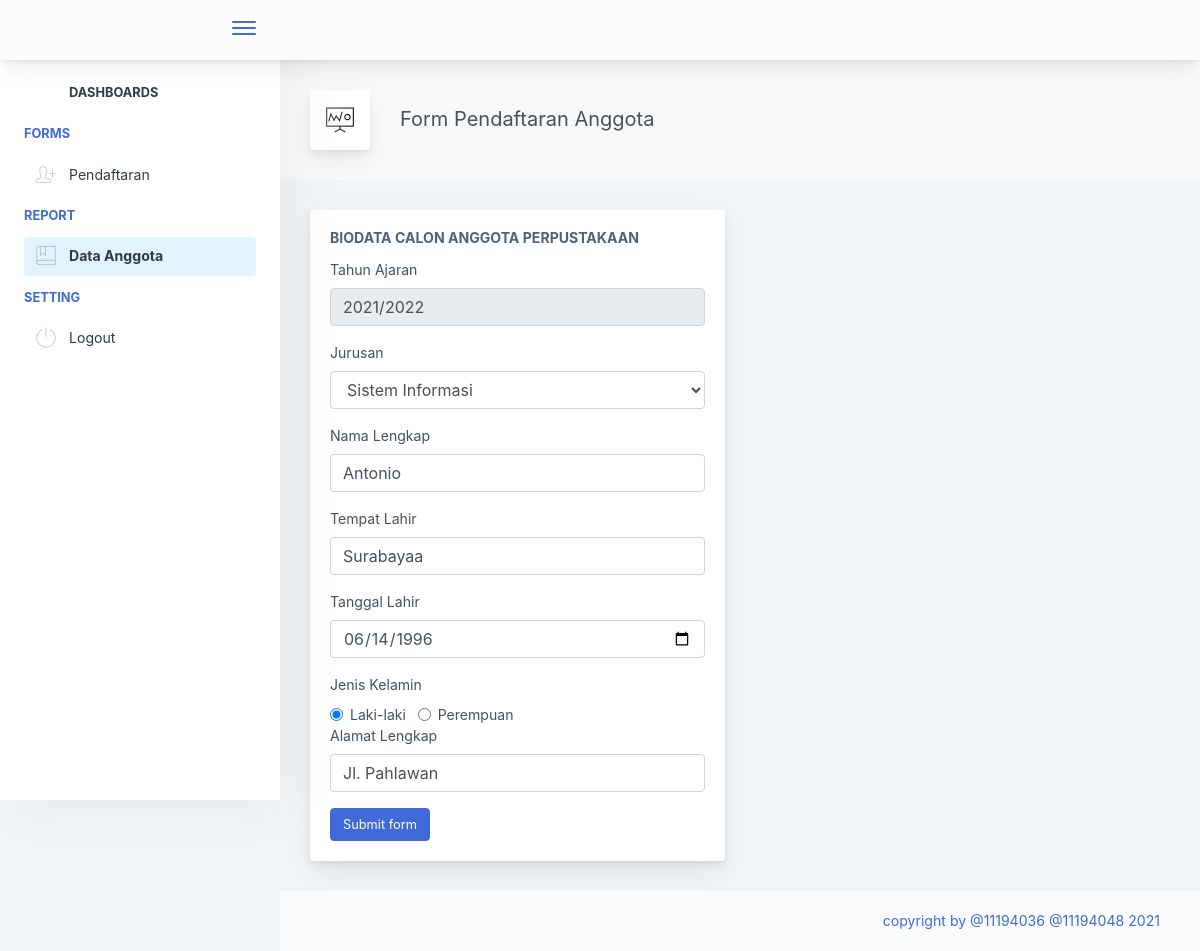
The page /crud-update-anggota.php?id=P202100011 on the database its author committed.
### tables this page shows
CREATE TABLE `anggota` (
  `id_anggota` char(10) NOT NULL,
  `tgl_daftar` date NOT NULL,
  `thn_ajaran` varchar(10) NOT NULL,
  `nama_anggota` varchar(100) NOT NULL,
  `tmp_lahir` varchar(50) NOT NULL,
  `tgl_lahir` date NOT NULL,
  `jk_anggota` char(10) NOT NULL,
  `jurusan_anggota` varchar(30) NOT NULL,
  `notelp_anggota` varchar(13) NOT NULL,
  `alamat_anggota` varchar(100) NOT NULL
);

### crud-update-anggota.php (the view, shortened to what this page needs)
<?php
    include 'koneksi.php';
    $update = mysqli_query($conn, "SELECT * FROM anggota WHERE id_anggota = '".$_GET['id']."'");
    if(mysqli_num_rows($update) == 0){
        echo '<script>window.history.back()</script>';
    }else{
        $up = mysqli_fetch_assoc($update);
    }
?>
<!DOCTYPE html>
<html lang="en">
  <head>
    <link href="./main.css" rel="stylesheet" />
  </head>
  <body>
    <div class="app-container app-theme-white body-tabs-shadow fixed-sidebar fixed-header">
      <div class="app-header header-shadow">
        <div class="app-header__logo">
          <div class="header__pane ml-auto">
            <div>
              <button type="button" class="hamburger close-sidebar-btn hamburger--elastic" data-class="closed-sidebar">
                <span class="hamburger-box">
                  <span class="hamburger-inner"></span>
                </span>
              </button>
            </div>
          </div>
        </div>
        <div class="app-header__content">
        </div>
      </div>
      <div class="app-main">
        <div class="app-sidebar sidebar-shadow">
          <div class="scrollbar-sidebar">
            <div class="app-sidebar__inner">
              <ul class="vertical-nav-menu">
              <li class="app-sidebar__heading"><a href="index.php">Dashboards</a></li>
                <li class="app-sidebar__heading">Forms</li>
                <li>
                  <a href="crud-input-anggota.php"><i class="metismenu-icon pe-7s-add-user"></i>
                    Pendaftaran
                  </a>
                </li>
                <li class="app-sidebar__heading">Report</li>
                <li>
                  <a href="crud-read-anggota.php"  class="mm-active"><i class="metismenu-icon pe-7s-notebook"></i>
                    Data Anggota
                  </a>
                </li>
                <li class="app-sidebar__heading">Setting</li>
                <li>
                <a href="logout.php"><i class="metismenu-icon pe-7s-power"></i>
                    Logout
                  </a>
                </li>
              </ul>
            </div>
          </div>
        </div>
        <div class="app-main__outer">
          <div class="app-main__inner">
            <div class="app-page-title">
              <div class="page-title-wrapper">
                <div class="page-title-heading">
                  <div class="page-title-icon">
                    <i class="pe-7s-display1 icon-gradient bg-premium-dark"> </i>
                  </div>
                  <div>
                    Form Pendaftaran Anggota
                    <div class="page-title-subheading"></div>
                  </div>
                </div>
              </div>
            </div>
            <div class="tab-content">
              <div class="tab-pane tabs-animation fade show active" id="tab-content-0" role="tabpanel">
                <div class="row">
                  <div class="col-md-6">
                    <div class="main-card mb-3 card">
                      <div class="card-body">
                        <h5 class="card-title">BIODATA CALON ANGGOTA PERPUSTAKAAN</h5>
                        <form action="" method="post">
                          <div class="position-relative form-group"><label>Tahun Ajaran</label><input name="thn_ajaran" class="form-control" value="2021/2022" readonly /></div>
                          <div class="position-relative form-group">
                            <label>Jurusan</label>
                            <select name="jurusan_anggota" class="form-control">
                                <option value="Sistem Informasi"<?php if($up['jurusan_anggota'] == 'Sistem Informasi'){ echo 'selected'; } ?>>Sistem Informasi</option>
                            </select>
                        </div>
                          <div class="position-relative form-group"><label>Nama Lengkap</label>
                          <input name="nama_anggota" class="form-control" value="<?php echo $up['nama_anggota']; ?>" ></div>
                          <div class="position-relative form-group"><label>Tempat Lahir</label>
                          <input name="tmp_lahir" class="form-control" value="<?php echo $up['tmp_lahir']; ?>" ></div>
                          <div class="position-relative form-group"><label>Tanggal Lahir</label>
                          <input type="date" name="tgl_lahir" class="form-control" value="<?php echo $up['tgl_lahir']; ?>" required /></div>
                          <div id="position-relative form-group">
                            <label>Jenis Kelamin</label>
                            <div class="form-check">
                              <input type="radio" name="jk_anggota" class="form-check-input" value="Laki-laki" <?php if($up['jk_anggota'] == 'Laki-laki'){ echo 'checked'; } ?> >
                              <label class="form-check-label" for="exampleRadios1"> Laki-laki </label>
                              <input type="radio" name="jk_anggota" class="form-check-input" value="Perempuan" <?php if($up['jk_anggota'] == 'Perempuan'){ echo 'checked'; } ?> >
                              <label class="form-check-label" for="exampleRadios1"> Perempuan </label>
                            </div>
                          </div>
                         <div class="position-relative form-group"><label>Alamat Lengkap</label>
                          <input name="alamat_anggota" class="form-control" value="<?php echo $up['alamat_anggota']; ?>" >
                          </div>
                          <button class="btn btn-primary" type="submit" name="submit">Submit form</button>
                        </form>
                      </div>
                    </div>
                  </div>
                </div>
              </div>
            </div>
          </div>
          <div class="app-wrapper-footer">
            <div class="app-footer">
              <div class="app-footer__inner">
                <div class="app-footer-right">
                  <ul class="nav">
                    <li class="nav-item">
                      <a href="javascript:void(0);" class="nav-link">
                        copyright by @11194036 @11194048 2021
                      </a>
                    </li>
                  </ul>
                </div>
              </div>
            </div>
          </div>
        </div>
      </div>
    </div>
  </body>
</html>

### rows shown on the page
anggota: jurusan_anggota "Sistem Informasi", nama_anggota "Antonio", tmp_lahir "Surabayaa", tgl_lahir "06/14/1996", jk_anggota "☑", alamat_anggota "Jl. Pahlawan"
